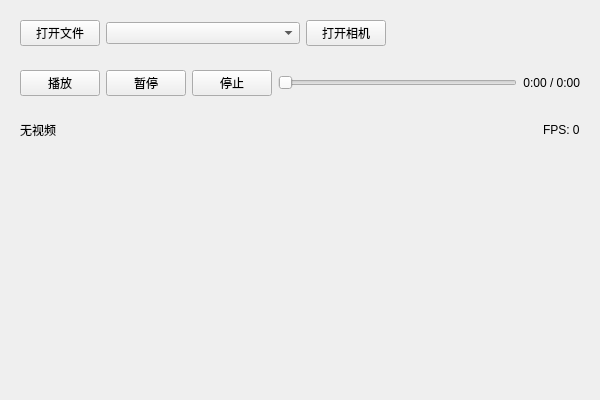
<?xml version="1.0" encoding="UTF-8"?>
<ui version="4.0">
 <class>VideoTabWidget</class>
 <widget class="QWidget" name="VideoTabWidget">
  <property name="geometry">
   <rect>
    <x>0</x>
    <y>0</y>
    <width>600</width>
    <height>400</height>
   </rect>
  </property>
  <property name="windowTitle">
   <string>Form</string>
  </property>
  <layout class="QVBoxLayout" name="verticalLayout">
   <item>
    <widget class="QWidget" name="widget_2" native="true">
     <property name="sizePolicy">
      <sizepolicy hsizetype="Preferred" vsizetype="Fixed">
       <horstretch>0</horstretch>
       <verstretch>0</verstretch>
      </sizepolicy>
     </property>
     <layout class="QHBoxLayout" name="horizontalLayout_2">
      <item>
       <widget class="QPushButton" name="btn_openFile">
        <property name="text">
         <string>打开文件</string>
        </property>
       </widget>
      </item>
      <item>
       <widget class="QComboBox" name="comboBox_camera">
        <property name="sizePolicy">
         <sizepolicy hsizetype="Expanding" vsizetype="Fixed">
          <horstretch>0</horstretch>
          <verstretch>0</verstretch>
         </sizepolicy>
        </property>
       </widget>
      </item>
      <item>
       <widget class="QPushButton" name="btn_openCamera">
        <property name="text">
         <string>打开相机</string>
        </property>
       </widget>
      </item>
      <item>
       <spacer name="horizontalSpacer">
        <property name="orientation">
         <enum>Qt::Horizontal</enum>
        </property>
        <property name="sizeHint" stdset="0">
         <size>
          <width>40</width>
          <height>20</height>
         </size>
        </property>
       </spacer>
      </item>
     </layout>
    </widget>
   </item>
   <item>
    <widget class="QWidget" name="widget_3" native="true">
     <property name="sizePolicy">
      <sizepolicy hsizetype="Preferred" vsizetype="Fixed">
       <horstretch>0</horstretch>
       <verstretch>0</verstretch>
      </sizepolicy>
     </property>
     <layout class="QHBoxLayout" name="horizontalLayout_3">
      <item>
       <widget class="QPushButton" name="btn_play">
        <property name="text">
         <string>播放</string>
        </property>
       </widget>
      </item>
      <item>
       <widget class="QPushButton" name="btn_pause">
        <property name="text">
         <string>暂停</string>
        </property>
       </widget>
      </item>
      <item>
       <widget class="QPushButton" name="btn_stop">
        <property name="text">
         <string>停止</string>
        </property>
       </widget>
      </item>
      <item>
       <widget class="QSlider" name="slider_progress">
        <property name="orientation">
         <enum>Qt::Horizontal</enum>
        </property>
       </widget>
      </item>
      <item>
       <widget class="QLabel" name="label_time">
        <property name="text">
         <string>0:00 / 0:00</string>
        </property>
         <property name="alignment">
          <set>Qt::AlignRight|Qt::AlignTrailing|Qt::AlignVCenter</set>
         </property>
       </widget>
      </item>
     </layout>
    </widget>
   </item>
   <item>
    <widget class="QWidget" name="widget_4" native="true">
     <property name="sizePolicy">
      <sizepolicy hsizetype="Preferred" vsizetype="Fixed">
       <horstretch>0</horstretch>
       <verstretch>0</verstretch>
      </sizepolicy>
     </property>
     <layout class="QHBoxLayout" name="horizontalLayout_4">
      <item>
       <widget class="QLabel" name="label_status">
        <property name="text">
         <string>无视频</string>
        </property>
       </widget>
      </item>
      <item>
       <spacer name="horizontalSpacer_2">
        <property name="orientation">
         <enum>Qt::Horizontal</enum>
        </property>
        <property name="sizeHint" stdset="0">
         <size>
          <width>40</width>
          <height>20</height>
         </size>
        </property>
       </spacer>
      </item>
      <item>
       <widget class="QLabel" name="label_videoInfo">
        <property name="text">
         <string/>
        </property>
       </widget>
      </item>
      <item>
       <widget class="QLabel" name="label_fps">
        <property name="text">
         <string>FPS: 0</string>
        </property>
       </widget>
      </item>
     </layout>
    </widget>
   </item>
   <item>
    <spacer name="verticalSpacer">
     <property name="orientation">
      <enum>Qt::Vertical</enum>
     </property>
     <property name="sizeHint" stdset="0">
      <size>
       <width>20</width>
       <height>40</height>
      </size>
     </property>
    </spacer>
   </item>
  </layout>
 </widget>
 <resources/>
 <connections/>
</ui>
